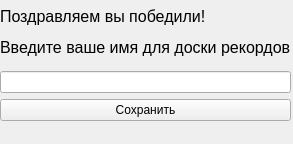
<?xml version="1.0" encoding="UTF-8"?>
<ui version="4.0">
 <class>MainWindow</class>
 <widget class="QMainWindow" name="MainWindow">
  <property name="geometry">
   <rect>
    <x>0</x>
    <y>0</y>
    <width>293</width>
    <height>144</height>
   </rect>
  </property>
  <property name="minimumSize">
   <size>
    <width>293</width>
    <height>144</height>
   </size>
  </property>
  <property name="maximumSize">
   <size>
    <width>293</width>
    <height>144</height>
   </size>
  </property>
  <property name="windowTitle">
   <string>MainWindow</string>
  </property>
  <widget class="QWidget" name="centralwidget">
   <widget class="QWidget" name="verticalLayoutWidget">
    <property name="geometry">
     <rect>
      <x>0</x>
      <y>0</y>
      <width>291</width>
      <height>121</height>
     </rect>
    </property>
    <layout class="QVBoxLayout" name="verticalLayout">
     <item>
      <widget class="QLabel" name="label">
       <property name="text">
        <string>&lt;html&gt;&lt;head/&gt;&lt;body&gt;&lt;p&gt;&lt;span style=&quot; font-size:12pt;&quot;&gt;Поздравляем вы победили!&lt;/span&gt;&lt;/p&gt;&lt;p&gt;&lt;span style=&quot; font-size:12pt;&quot;&gt;Введите ваше имя для доски рекордов.&lt;/span&gt;&lt;/p&gt;&lt;/body&gt;&lt;/html&gt;</string>
       </property>
      </widget>
     </item>
     <item>
      <widget class="QLineEdit" name="name"/>
     </item>
     <item>
      <widget class="QPushButton" name="saving">
       <property name="text">
        <string>Cохранить</string>
       </property>
      </widget>
     </item>
    </layout>
   </widget>
  </widget>
  <widget class="QMenuBar" name="menubar">
   <property name="geometry">
    <rect>
     <x>0</x>
     <y>0</y>
     <width>293</width>
     <height>21</height>
    </rect>
   </property>
  </widget>
 </widget>
 <resources/>
 <connections/>
</ui>
